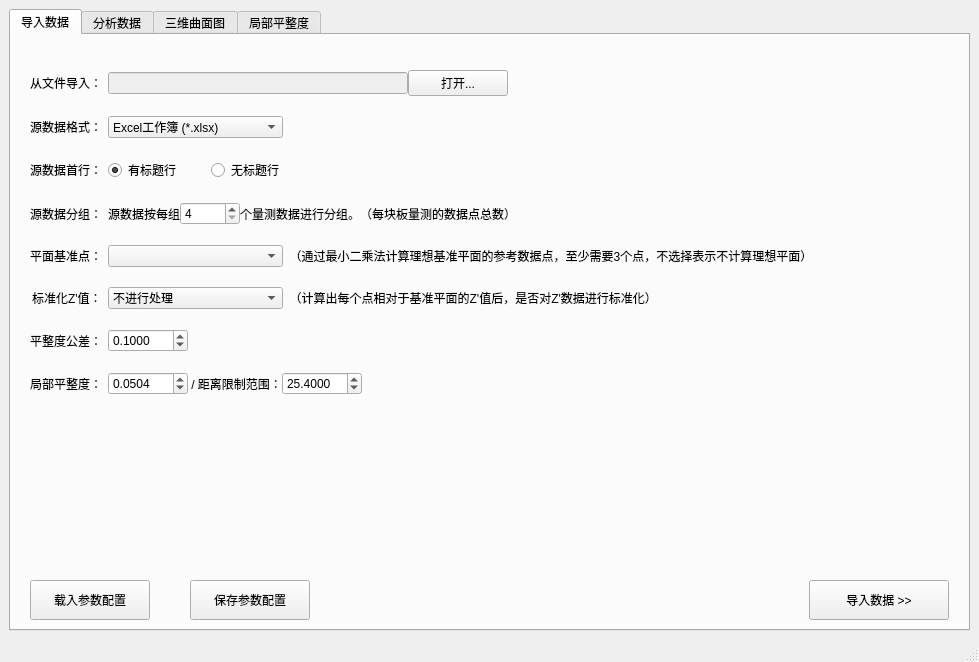
<?xml version="1.0" encoding="UTF-8"?>
<ui version="4.0">
 <class>MainWindow</class>
 <widget class="QMainWindow" name="MainWindow">
  <property name="geometry">
   <rect>
    <x>0</x>
    <y>0</y>
    <width>979</width>
    <height>662</height>
   </rect>
  </property>
  <property name="windowTitle">
   <string>平整度分析程序 v1.0</string>
  </property>
  <widget class="QWidget" name="centralwidget">
   <layout class="QVBoxLayout" name="verticalLayout">
    <item>
     <widget class="QTabWidget" name="tabWidget">
      <property name="currentIndex">
       <number>0</number>
      </property>
      <widget class="QWidget" name="tab">
       <attribute name="title">
        <string>导入数据</string>
       </attribute>
       <layout class="QVBoxLayout" name="verticalLayout_3">
        <item>
         <spacer name="horizontalSpacer_3">
          <property name="orientation">
           <enum>Qt::Horizontal</enum>
          </property>
          <property name="sizeHint" stdset="0">
           <size>
            <width>40</width>
            <height>20</height>
           </size>
          </property>
         </spacer>
        </item>
        <item>
         <layout class="QFormLayout" name="formLayout">
          <property name="labelAlignment">
           <set>Qt::AlignRight|Qt::AlignTrailing|Qt::AlignVCenter</set>
          </property>
          <property name="formAlignment">
           <set>Qt::AlignLeading|Qt::AlignLeft|Qt::AlignVCenter</set>
          </property>
          <property name="verticalSpacing">
           <number>20</number>
          </property>
          <property name="leftMargin">
           <number>10</number>
          </property>
          <property name="topMargin">
           <number>6</number>
          </property>
          <property name="rightMargin">
           <number>10</number>
          </property>
          <property name="bottomMargin">
           <number>6</number>
          </property>
          <item row="1" column="0">
           <widget class="QLabel" name="label">
            <property name="text">
             <string>从文件导入：</string>
            </property>
           </widget>
          </item>
          <item row="1" column="1">
           <layout class="QHBoxLayout" name="horizontalLayout">
            <item>
             <widget class="QLineEdit" name="selectedFilePath">
              <property name="enabled">
               <bool>false</bool>
              </property>
              <property name="maximumSize">
               <size>
                <width>300</width>
                <height>16777215</height>
               </size>
              </property>
             </widget>
            </item>
            <item>
             <widget class="QPushButton" name="selectFileButton">
              <property name="maximumSize">
               <size>
                <width>100</width>
                <height>16777215</height>
               </size>
              </property>
              <property name="text">
               <string>打开...</string>
              </property>
             </widget>
            </item>
           </layout>
          </item>
          <item row="2" column="0">
           <widget class="QLabel" name="label_2">
            <property name="text">
             <string>源数据格式：</string>
            </property>
           </widget>
          </item>
          <item row="2" column="1">
           <widget class="QComboBox" name="sourceFileFormatSelect">
            <property name="minimumSize">
             <size>
              <width>175</width>
              <height>0</height>
             </size>
            </property>
            <property name="maximumSize">
             <size>
              <width>175</width>
              <height>16777215</height>
             </size>
            </property>
            <item>
             <property name="text">
              <string>Excel工作簿 (*.xlsx)</string>
             </property>
            </item>
            <item>
             <property name="text">
              <string>旧Excel工作簿 (*.xls)</string>
             </property>
            </item>
            <item>
             <property name="text">
              <string>CSV文本文件 (*.csv)</string>
             </property>
            </item>
           </widget>
          </item>
          <item row="3" column="0">
           <widget class="QLabel" name="label_3">
            <property name="text">
             <string>源数据首行：</string>
            </property>
           </widget>
          </item>
          <item row="3" column="1">
           <layout class="QHBoxLayout" name="horizontalLayout_3">
            <property name="spacing">
             <number>30</number>
            </property>
            <item>
             <widget class="QRadioButton" name="hasHeadlineButton">
              <property name="text">
               <string>有标题行</string>
              </property>
              <property name="checked">
               <bool>true</bool>
              </property>
             </widget>
            </item>
            <item>
             <widget class="QRadioButton" name="noHeadlineButton">
              <property name="text">
               <string>无标题行</string>
              </property>
             </widget>
            </item>
            <item>
             <spacer name="horizontalSpacer_2">
              <property name="orientation">
               <enum>Qt::Horizontal</enum>
              </property>
              <property name="sizeHint" stdset="0">
               <size>
                <width>40</width>
                <height>20</height>
               </size>
              </property>
             </spacer>
            </item>
           </layout>
          </item>
          <item row="4" column="0">
           <widget class="QLabel" name="label_4">
            <property name="text">
             <string>源数据分组：</string>
            </property>
           </widget>
          </item>
          <item row="4" column="1">
           <layout class="QHBoxLayout" name="horizontalLayout_2">
            <item>
             <widget class="QLabel" name="label_5">
              <property name="text">
               <string>源数据按每组</string>
              </property>
             </widget>
            </item>
            <item>
             <widget class="QSpinBox" name="groupSize">
              <property name="minimumSize">
               <size>
                <width>60</width>
                <height>0</height>
               </size>
              </property>
              <property name="minimum">
               <number>4</number>
              </property>
             </widget>
            </item>
            <item>
             <widget class="QLabel" name="label_6">
              <property name="text">
               <string>个量测数据进行分组。（每块板量测的数据点总数）</string>
              </property>
             </widget>
            </item>
            <item>
             <spacer name="horizontalSpacer">
              <property name="orientation">
               <enum>Qt::Horizontal</enum>
              </property>
              <property name="sizeHint" stdset="0">
               <size>
                <width>40</width>
                <height>20</height>
               </size>
              </property>
             </spacer>
            </item>
           </layout>
          </item>
          <item row="5" column="0">
           <widget class="QLabel" name="label_7">
            <property name="text">
             <string>平面基准点：</string>
            </property>
           </widget>
          </item>
          <item row="5" column="1">
           <layout class="QHBoxLayout" name="horizontalLayout_7">
            <item>
             <widget class="ComboCheckBox" name="basePointsSelect">
              <property name="minimumSize">
               <size>
                <width>175</width>
                <height>0</height>
               </size>
              </property>
              <property name="maximumSize">
               <size>
                <width>180</width>
                <height>16777215</height>
               </size>
              </property>
             </widget>
            </item>
            <item>
             <widget class="QLabel" name="label_8">
              <property name="text">
               <string>  （通过最小二乘法计算理想基准平面的参考数据点，至少需要3个点，不选择表示不计算理想平面）</string>
              </property>
             </widget>
            </item>
            <item>
             <spacer name="horizontalSpacer_7">
              <property name="orientation">
               <enum>Qt::Horizontal</enum>
              </property>
              <property name="sizeHint" stdset="0">
               <size>
                <width>40</width>
                <height>20</height>
               </size>
              </property>
             </spacer>
            </item>
           </layout>
          </item>
          <item row="6" column="0">
           <widget class="QLabel" name="label_9">
            <property name="text">
             <string>标准化Z'值：</string>
            </property>
           </widget>
          </item>
          <item row="6" column="1">
           <layout class="QHBoxLayout" name="horizontalLayout_5">
            <item>
             <widget class="QComboBox" name="normalizeSelect">
              <property name="minimumSize">
               <size>
                <width>175</width>
                <height>0</height>
               </size>
              </property>
              <property name="maximumSize">
               <size>
                <width>175</width>
                <height>16777215</height>
               </size>
              </property>
              <property name="currentIndex">
               <number>0</number>
              </property>
              <item>
               <property name="text">
                <string>不进行处理</string>
               </property>
              </item>
              <item>
               <property name="text">
                <string>正值化(Z'-Z'min)</string>
               </property>
              </item>
              <item>
               <property name="text">
                <string>负值化(Z'-Z'max)</string>
               </property>
              </item>
              <item>
               <property name="text">
                <string>均值中心(Z'-Z'mean)</string>
               </property>
              </item>
              <item>
               <property name="text">
                <string>极差中心(Z'-(Z'min+Z'max)/2)</string>
               </property>
              </item>
             </widget>
            </item>
            <item>
             <widget class="QLabel" name="label_11">
              <property name="text">
               <string>  （计算出每个点相对于基准平面的Z'值后，是否对Z'数据进行标准化）</string>
              </property>
             </widget>
            </item>
            <item>
             <spacer name="horizontalSpacer_5">
              <property name="orientation">
               <enum>Qt::Horizontal</enum>
              </property>
              <property name="sizeHint" stdset="0">
               <size>
                <width>40</width>
                <height>20</height>
               </size>
              </property>
             </spacer>
            </item>
           </layout>
          </item>
          <item row="7" column="0">
           <widget class="QLabel" name="label_10">
            <property name="text">
             <string>平整度公差：</string>
            </property>
           </widget>
          </item>
          <item row="7" column="1">
           <layout class="QHBoxLayout" name="horizontalLayout_9">
            <item>
             <widget class="QDoubleSpinBox" name="flatnessTolerance">
              <property name="minimumSize">
               <size>
                <width>80</width>
                <height>0</height>
               </size>
              </property>
              <property name="maximumSize">
               <size>
                <width>80</width>
                <height>16777215</height>
               </size>
              </property>
              <property name="decimals">
               <number>4</number>
              </property>
              <property name="maximum">
               <double>1.000000000000000</double>
              </property>
              <property name="value">
               <double>0.100000000000000</double>
              </property>
             </widget>
            </item>
            <item>
             <spacer name="horizontalSpacer_13">
              <property name="orientation">
               <enum>Qt::Horizontal</enum>
              </property>
              <property name="sizeHint" stdset="0">
               <size>
                <width>40</width>
                <height>20</height>
               </size>
              </property>
             </spacer>
            </item>
           </layout>
          </item>
          <item row="8" column="0">
           <widget class="QLabel" name="label_15">
            <property name="text">
             <string>局部平整度：</string>
            </property>
           </widget>
          </item>
          <item row="8" column="1">
           <layout class="QHBoxLayout" name="horizontalLayout_16">
            <item>
             <widget class="QDoubleSpinBox" name="localFlatnessTolerance">
              <property name="minimumSize">
               <size>
                <width>80</width>
                <height>0</height>
               </size>
              </property>
              <property name="maximumSize">
               <size>
                <width>80</width>
                <height>16777215</height>
               </size>
              </property>
              <property name="decimals">
               <number>4</number>
              </property>
              <property name="maximum">
               <double>1.000000000000000</double>
              </property>
              <property name="value">
               <double>0.050400000000000</double>
              </property>
             </widget>
            </item>
            <item>
             <widget class="QLabel" name="label_16">
              <property name="text">
               <string> / 距离限制范围：</string>
              </property>
             </widget>
            </item>
            <item>
             <widget class="QDoubleSpinBox" name="localFlatnessLimit">
              <property name="minimumSize">
               <size>
                <width>80</width>
                <height>0</height>
               </size>
              </property>
              <property name="maximumSize">
               <size>
                <width>80</width>
                <height>16777215</height>
               </size>
              </property>
              <property name="decimals">
               <number>4</number>
              </property>
              <property name="maximum">
               <double>999.999900000000025</double>
              </property>
              <property name="value">
               <double>25.399999999999999</double>
              </property>
             </widget>
            </item>
            <item>
             <spacer name="horizontalSpacer_6">
              <property name="orientation">
               <enum>Qt::Horizontal</enum>
              </property>
              <property name="sizeHint" stdset="0">
               <size>
                <width>40</width>
                <height>20</height>
               </size>
              </property>
             </spacer>
            </item>
           </layout>
          </item>
         </layout>
        </item>
        <item>
         <spacer name="verticalSpacer">
          <property name="orientation">
           <enum>Qt::Vertical</enum>
          </property>
          <property name="sizeHint" stdset="0">
           <size>
            <width>20</width>
            <height>40</height>
           </size>
          </property>
         </spacer>
        </item>
        <item>
         <layout class="QHBoxLayout" name="horizontalLayout_4">
          <property name="leftMargin">
           <number>10</number>
          </property>
          <property name="topMargin">
           <number>0</number>
          </property>
          <property name="rightMargin">
           <number>10</number>
          </property>
          <property name="bottomMargin">
           <number>0</number>
          </property>
          <item>
           <layout class="QHBoxLayout" name="horizontalLayout_14">
            <property name="spacing">
             <number>40</number>
            </property>
            <item>
             <widget class="QPushButton" name="btnLoadConfig">
              <property name="minimumSize">
               <size>
                <width>120</width>
                <height>40</height>
               </size>
              </property>
              <property name="text">
               <string>载入参数配置</string>
              </property>
             </widget>
            </item>
            <item>
             <widget class="QPushButton" name="btnSaveConfig">
              <property name="minimumSize">
               <size>
                <width>120</width>
                <height>40</height>
               </size>
              </property>
              <property name="text">
               <string>保存参数配置</string>
              </property>
             </widget>
            </item>
           </layout>
          </item>
          <item>
           <spacer name="horizontalSpacer_4">
            <property name="orientation">
             <enum>Qt::Horizontal</enum>
            </property>
            <property name="sizeHint" stdset="0">
             <size>
              <width>40</width>
              <height>20</height>
             </size>
            </property>
           </spacer>
          </item>
          <item>
           <widget class="QPushButton" name="btnImportData">
            <property name="minimumSize">
             <size>
              <width>140</width>
              <height>40</height>
             </size>
            </property>
            <property name="text">
             <string>导入数据 &gt;&gt;</string>
            </property>
           </widget>
          </item>
         </layout>
        </item>
       </layout>
      </widget>
      <widget class="QWidget" name="tab_2">
       <attribute name="title">
        <string>分析数据</string>
       </attribute>
       <layout class="QVBoxLayout" name="verticalLayout_6">
        <item>
         <layout class="QVBoxLayout" name="verticalLayout_5" stretch="0,0">
          <item>
           <layout class="QHBoxLayout" name="horizontalLayout_8" stretch="0,0">
            <item>
             <layout class="QVBoxLayout" name="verticalLayout_7">
              <item>
               <widget class="QGroupBox" name="groupBox">
                <property name="title">
                 <string>数据分析结果汇总</string>
                </property>
                <layout class="QVBoxLayout" name="verticalLayout_8">
                 <item>
                  <widget class="QTableWidget" name="flatnessTable">
                   <property name="editTriggers">
                    <set>QAbstractItemView::NoEditTriggers</set>
                   </property>
                   <property name="selectionMode">
                    <enum>QAbstractItemView::SingleSelection</enum>
                   </property>
                   <property name="selectionBehavior">
                    <enum>QAbstractItemView::SelectRows</enum>
                   </property>
                   <property name="sortingEnabled">
                    <bool>false</bool>
                   </property>
                   <column>
                    <property name="text">
                     <string>最小 Z'</string>
                    </property>
                    <property name="textAlignment">
                     <set>AlignCenter</set>
                    </property>
                   </column>
                   <column>
                    <property name="text">
                     <string>最大 Z'</string>
                    </property>
                    <property name="textAlignment">
                     <set>AlignCenter</set>
                    </property>
                   </column>
                   <column>
                    <property name="text">
                     <string>平整度</string>
                    </property>
                    <property name="textAlignment">
                     <set>AlignCenter</set>
                    </property>
                   </column>
                   <column>
                    <property name="text">
                     <string>判定</string>
                    </property>
                    <property name="textAlignment">
                     <set>AlignCenter</set>
                    </property>
                   </column>
                  </widget>
                 </item>
                </layout>
               </widget>
              </item>
             </layout>
            </item>
            <item>
             <widget class="QGroupBox" name="detailDataBox">
              <property name="title">
               <string>分组数据明细</string>
              </property>
              <layout class="QVBoxLayout" name="verticalLayout_9">
               <item>
                <widget class="QTableWidget" name="dataTable">
                 <property name="editTriggers">
                  <set>QAbstractItemView::NoEditTriggers</set>
                 </property>
                 <property name="selectionMode">
                  <enum>QAbstractItemView::SingleSelection</enum>
                 </property>
                 <property name="selectionBehavior">
                  <enum>QAbstractItemView::SelectItems</enum>
                 </property>
                 <property name="sortingEnabled">
                  <bool>false</bool>
                 </property>
                 <column>
                  <property name="text">
                   <string>X</string>
                  </property>
                  <property name="textAlignment">
                   <set>AlignCenter</set>
                  </property>
                 </column>
                 <column>
                  <property name="text">
                   <string>Y</string>
                  </property>
                  <property name="textAlignment">
                   <set>AlignCenter</set>
                  </property>
                 </column>
                 <column>
                  <property name="text">
                   <string>Z</string>
                  </property>
                  <property name="textAlignment">
                   <set>AlignCenter</set>
                  </property>
                 </column>
                 <column>
                  <property name="text">
                   <string>Z‘ (校正后)</string>
                  </property>
                  <property name="textAlignment">
                   <set>AlignCenter</set>
                  </property>
                 </column>
                </widget>
               </item>
              </layout>
             </widget>
            </item>
           </layout>
          </item>
          <item>
           <layout class="QHBoxLayout" name="horizontalLayout_6">
            <property name="leftMargin">
             <number>10</number>
            </property>
            <property name="topMargin">
             <number>0</number>
            </property>
            <property name="rightMargin">
             <number>10</number>
            </property>
            <property name="bottomMargin">
             <number>0</number>
            </property>
            <item>
             <widget class="QPushButton" name="btnOutputData">
              <property name="minimumSize">
               <size>
                <width>120</width>
                <height>40</height>
               </size>
              </property>
              <property name="text">
               <string>保存分析结果</string>
              </property>
             </widget>
            </item>
            <item>
             <spacer name="horizontalSpacer_12">
              <property name="orientation">
               <enum>Qt::Horizontal</enum>
              </property>
              <property name="sizeHint" stdset="0">
               <size>
                <width>40</width>
                <height>20</height>
               </size>
              </property>
             </spacer>
            </item>
            <item>
             <widget class="QPushButton" name="btnShowGraph">
              <property name="minimumSize">
               <size>
                <width>140</width>
                <height>40</height>
               </size>
              </property>
              <property name="text">
               <string>显示曲面图 &gt;&gt;</string>
              </property>
             </widget>
            </item>
           </layout>
          </item>
         </layout>
        </item>
       </layout>
      </widget>
      <widget class="QWidget" name="tab_3">
       <attribute name="title">
        <string>三维曲面图</string>
       </attribute>
       <layout class="QVBoxLayout" name="verticalLayout_4">
        <item>
         <layout class="QHBoxLayout" name="horizontalLayout_15">
          <item>
           <widget class="MplWidget" name="MplWidget" native="true">
            <layout class="QVBoxLayout" name="verticalLayout_10">
             <item>
              <spacer name="verticalSpacer_2">
               <property name="orientation">
                <enum>Qt::Vertical</enum>
               </property>
               <property name="sizeHint" stdset="0">
                <size>
                 <width>20</width>
                 <height>40</height>
                </size>
               </property>
              </spacer>
             </item>
            </layout>
           </widget>
          </item>
          <item>
           <widget class="QLabel" name="label_14">
            <property name="minimumSize">
             <size>
              <width>100</width>
              <height>0</height>
             </size>
            </property>
            <property name="maximumSize">
             <size>
              <width>120</width>
              <height>16777215</height>
             </size>
            </property>
            <property name="text">
             <string/>
            </property>
           </widget>
          </item>
         </layout>
        </item>
        <item>
         <layout class="QHBoxLayout" name="horizontalLayout_10">
          <item>
           <layout class="QHBoxLayout" name="horizontalLayout_12">
            <item>
             <widget class="QLabel" name="label_17">
              <property name="text">
               <string>数据组别：</string>
              </property>
             </widget>
            </item>
            <item>
             <widget class="QComboBox" name="currentIndexSelect">
              <property name="minimumSize">
               <size>
                <width>80</width>
                <height>0</height>
               </size>
              </property>
             </widget>
            </item>
           </layout>
          </item>
          <item>
           <spacer name="horizontalSpacer_8">
            <property name="orientation">
             <enum>Qt::Horizontal</enum>
            </property>
            <property name="sizeHint" stdset="0">
             <size>
              <width>40</width>
              <height>20</height>
             </size>
            </property>
           </spacer>
          </item>
          <item>
           <layout class="QHBoxLayout" name="horizontalLayout_17">
            <item>
             <widget class="QLabel" name="label_12">
              <property name="text">
               <string>RBF插值建模算法：</string>
              </property>
              <property name="alignment">
               <set>Qt::AlignRight|Qt::AlignTrailing|Qt::AlignVCenter</set>
              </property>
             </widget>
            </item>
            <item>
             <widget class="QComboBox" name="functionSelect">
              <property name="minimumSize">
               <size>
                <width>100</width>
                <height>0</height>
               </size>
              </property>
              <property name="currentIndex">
               <number>1</number>
              </property>
              <item>
               <property name="text">
                <string>linear</string>
               </property>
              </item>
              <item>
               <property name="text">
                <string>thin_plate</string>
               </property>
              </item>
              <item>
               <property name="text">
                <string>cubic</string>
               </property>
              </item>
              <item>
               <property name="text">
                <string>quintic</string>
               </property>
              </item>
              <item>
               <property name="text">
                <string>gaussian</string>
               </property>
              </item>
              <item>
               <property name="text">
                <string>multiquadric</string>
               </property>
              </item>
              <item>
               <property name="text">
                <string>inverse_multiquadric</string>
               </property>
              </item>
             </widget>
            </item>
           </layout>
          </item>
          <item>
           <spacer name="horizontalSpacer_10">
            <property name="orientation">
             <enum>Qt::Horizontal</enum>
            </property>
            <property name="sizeHint" stdset="0">
             <size>
              <width>40</width>
              <height>20</height>
             </size>
            </property>
           </spacer>
          </item>
          <item>
           <layout class="QHBoxLayout" name="horizontalLayout_13">
            <item>
             <widget class="QLabel" name="label_13">
              <property name="text">
               <string>色彩主题：</string>
              </property>
             </widget>
            </item>
            <item>
             <widget class="QComboBox" name="colorSelect">
              <property name="minimumSize">
               <size>
                <width>100</width>
                <height>0</height>
               </size>
              </property>
              <item>
               <property name="text">
                <string>rainbow</string>
               </property>
              </item>
              <item>
               <property name="text">
                <string>plasma</string>
               </property>
              </item>
              <item>
               <property name="text">
                <string>viridis</string>
               </property>
              </item>
              <item>
               <property name="text">
                <string>spring</string>
               </property>
              </item>
              <item>
               <property name="text">
                <string>summer</string>
               </property>
              </item>
              <item>
               <property name="text">
                <string>autumn</string>
               </property>
              </item>
              <item>
               <property name="text">
                <string>winter</string>
               </property>
              </item>
             </widget>
            </item>
           </layout>
          </item>
         </layout>
        </item>
       </layout>
      </widget>
      <widget class="QWidget" name="tab_4">
       <attribute name="title">
        <string>局部平整度</string>
       </attribute>
       <layout class="QVBoxLayout" name="verticalLayout_2">
        <item>
         <layout class="QHBoxLayout" name="horizontalLayout_35" stretch="3,5">
          <item>
           <widget class="QGroupBox" name="groupBox_3">
            <property name="title">
             <string>局部平整度</string>
            </property>
            <layout class="QVBoxLayout" name="verticalLayout_19">
             <item>
              <widget class="QTableWidget" name="localFlatnessTable">
               <property name="sizeAdjustPolicy">
                <enum>QAbstractScrollArea::AdjustIgnored</enum>
               </property>
               <property name="editTriggers">
                <set>QAbstractItemView::NoEditTriggers</set>
               </property>
               <property name="selectionMode">
                <enum>QAbstractItemView::SingleSelection</enum>
               </property>
               <property name="selectionBehavior">
                <enum>QAbstractItemView::SelectRows</enum>
               </property>
               <property name="sortingEnabled">
                <bool>false</bool>
               </property>
               <attribute name="horizontalHeaderDefaultSectionSize">
                <number>65</number>
               </attribute>
               <column>
                <property name="text">
                 <string>数据点</string>
                </property>
                <property name="textAlignment">
                 <set>AlignCenter</set>
                </property>
               </column>
               <column>
                <property name="text">
                 <string>平面距离</string>
                </property>
                <property name="textAlignment">
                 <set>AlignCenter</set>
                </property>
               </column>
               <column>
                <property name="text">
                 <string>平整度</string>
                </property>
                <property name="textAlignment">
                 <set>AlignCenter</set>
                </property>
               </column>
               <column>
                <property name="text">
                 <string>判定</string>
                </property>
                <property name="textAlignment">
                 <set>AlignCenter</set>
                </property>
               </column>
              </widget>
             </item>
            </layout>
           </widget>
          </item>
          <item>
           <widget class="MplWidget" name="MplWidget1" native="true">
            <layout class="QVBoxLayout" name="verticalLayout_20">
             <item>
              <spacer name="verticalSpacer_5">
               <property name="orientation">
                <enum>Qt::Vertical</enum>
               </property>
               <property name="sizeHint" stdset="0">
                <size>
                 <width>596</width>
                 <height>513</height>
                </size>
               </property>
              </spacer>
             </item>
            </layout>
           </widget>
          </item>
         </layout>
        </item>
        <item>
         <layout class="QHBoxLayout" name="horizontalLayout_36">
          <item>
           <layout class="QHBoxLayout" name="horizontalLayout_37">
            <item>
             <widget class="QLabel" name="label_35">
              <property name="text">
               <string>数据组别：</string>
              </property>
             </widget>
            </item>
            <item>
             <widget class="QComboBox" name="currentIndexSelect1">
              <property name="minimumSize">
               <size>
                <width>80</width>
                <height>0</height>
               </size>
              </property>
             </widget>
            </item>
           </layout>
          </item>
          <item>
           <spacer name="horizontalSpacer_23">
            <property name="orientation">
             <enum>Qt::Horizontal</enum>
            </property>
            <property name="sizeHint" stdset="0">
             <size>
              <width>40</width>
              <height>20</height>
             </size>
            </property>
           </spacer>
          </item>
          <item>
           <layout class="QHBoxLayout" name="horizontalLayout_38">
            <item>
             <widget class="QLabel" name="label_36">
              <property name="text">
               <string>色彩主题：</string>
              </property>
             </widget>
            </item>
            <item>
             <widget class="QComboBox" name="colorSelect1">
              <property name="minimumSize">
               <size>
                <width>100</width>
                <height>0</height>
               </size>
              </property>
              <item>
               <property name="text">
                <string>rainbow</string>
               </property>
              </item>
              <item>
               <property name="text">
                <string>plasma</string>
               </property>
              </item>
              <item>
               <property name="text">
                <string>viridis</string>
               </property>
              </item>
              <item>
               <property name="text">
                <string>spring</string>
               </property>
              </item>
              <item>
               <property name="text">
                <string>summer</string>
               </property>
              </item>
              <item>
               <property name="text">
                <string>autumn</string>
               </property>
              </item>
              <item>
               <property name="text">
                <string>winter</string>
               </property>
              </item>
             </widget>
            </item>
           </layout>
          </item>
         </layout>
        </item>
       </layout>
      </widget>
     </widget>
    </item>
   </layout>
  </widget>
  <widget class="QStatusBar" name="statusbar">
   <property name="enabled">
    <bool>true</bool>
   </property>
  </widget>
 </widget>
 <customwidgets>
  <customwidget>
   <class>MplWidget</class>
   <extends>QWidget</extends>
   <header>ui/mplwidget.h</header>
   <container>1</container>
  </customwidget>
  <customwidget>
   <class>ComboCheckBox</class>
   <extends>QComboBox</extends>
   <header>ui/combocheckbox.h</header>
  </customwidget>
 </customwidgets>
 <resources/>
 <connections/>
</ui>
